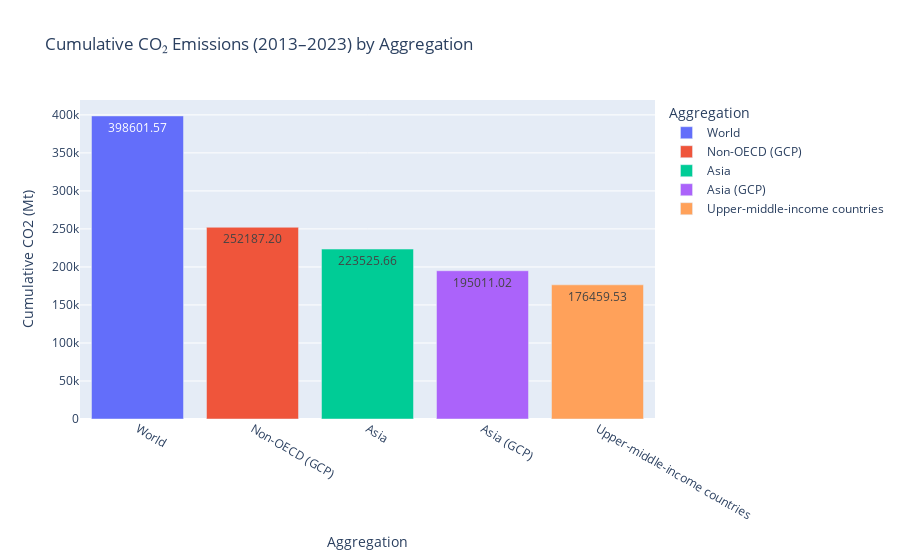

Write notebook code for a chart like this one.
### Code cell
fig = px.bar(
    agg_top5, 
    x="country",
    y="cumulative_co2_2013_2023",
    color="country",  
    text="cumulative_co2_2013_2023",  
    title="Cumulative CO₂ Emissions (2013–2023) by Aggregation",
    labels={"cumulative_co2_2013_2023": "Cumulative CO2 (Mt)", "country": "Aggregation"},
)
fig.update_traces(texttemplate='%{text:.2f}')

fig.show()

### Figure 1 — Plotly figure (JSON) as saved in the notebook; plotly's stock layout.template omitted (floating-point values rounded to 4 significant figures)
{"data": [{"alignmentgroup": "True", "hovertemplate": "Aggregation=%{x}<br>Cumulative CO2 (Mt)=%{text}<extra></extra>", "legendgroup": "World", "marker": {"color": "#636efa", "pattern": {"shape": ""}}, "name": "World", "offsetgroup": "World", "orientation": "v", "showlegend": true, "text": [398600.0], "textposition": "auto", "texttemplate": "%{text:.2f}", "type": "bar", "x": ["World"], "xaxis": "x", "y": [398600.0], "yaxis": "y"}, {"alignmentgroup": "True", "hovertemplate": "Aggregation=%{x}<br>Cumulative CO2 (Mt)=%{text}<extra></extra>", "legendgroup": "Non-OECD (GCP)", "marker": {"color": "#EF553B", "pattern": {"shape": ""}}, "name": "Non-OECD (GCP)", "offsetgroup": "Non-OECD (GCP)", "orientation": "v", "showlegend": true, "text": [252200.0], "textposition": "auto", "texttemplate": "%{text:.2f}", "type": "bar", "x": ["Non-OECD (GCP)"], "xaxis": "x", "y": [252200.0], "yaxis": "y"}, {"alignmentgroup": "True", "hovertemplate": "Aggregation=%{x}<br>Cumulative CO2 (Mt)=%{text}<extra></extra>", "legendgroup": "Asia", "marker": {"color": "#00cc96", "pattern": {"shape": ""}}, "name": "Asia", "offsetgroup": "Asia", "orientation": "v", "showlegend": true, "text": [223500.0], "textposition": "auto", "texttemplate": "%{text:.2f}", "type": "bar", "x": ["Asia"], "xaxis": "x", "y": [223500.0], "yaxis": "y"}, {"alignmentgroup": "True", "hovertemplate": "Aggregation=%{x}<br>Cumulative CO2 (Mt)=%{text}<extra></extra>", "legendgroup": "Asia (GCP)", "marker": {"color": "#ab63fa", "pattern": {"shape": ""}}, "name": "Asia (GCP)", "offsetgroup": "Asia (GCP)", "orientation": "v", "showlegend": true, "text": [195000.0], "textposition": "auto", "texttemplate": "%{text:.2f}", "type": "bar", "x": ["Asia (GCP)"], "xaxis": "x", "y": [195000.0], "yaxis": "y"}, {"alignmentgroup": "True", "hovertemplate": "Aggregation=%{x}<br>Cumulative CO2 (Mt)=%{text}<extra></extra>", "legendgroup": "Upper-middle-income countries", "marker": {"color": "#FFA15A", "pattern": {"shape": ""}}, "name": "Upper-middle-income countries", "offsetgroup": "Upper-middle-income countries", "orientation": "v", "showlegend": true, "text": [176500.0], "textposition": "auto", "texttemplate": "%{text:.2f}", "type": "bar", "x": ["Upper-middle-income countries"], "xaxis": "x", "y": [176500.0], "yaxis": "y"}], "layout": {"barmode": "relative", "legend": {"title": {"text": "Aggregation"}, "tracegroupgap": 0}, "title": {"text": "Cumulative CO₂ Emissions (2013–2023) by Aggregation"}, "xaxis": {"anchor": "y", "categoryarray": ["World", "Non-OECD (GCP)", "Asia", "Asia (GCP)", "Upper-middle-income countries"], "categoryorder": "array", "domain": [0, 1], "title": {"text": "Aggregation"}}, "yaxis": {"anchor": "x", "domain": [0, 1], "title": {"text": "Cumulative CO2 (Mt)"}}}}
